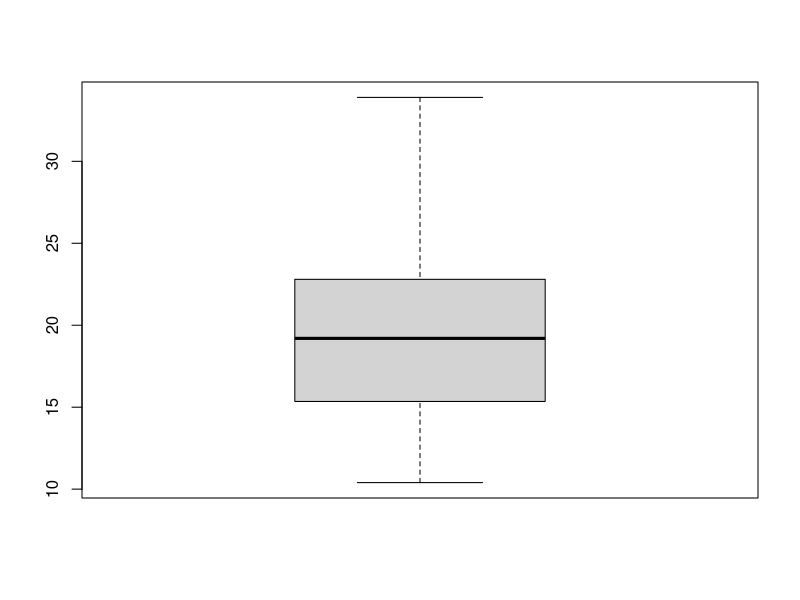
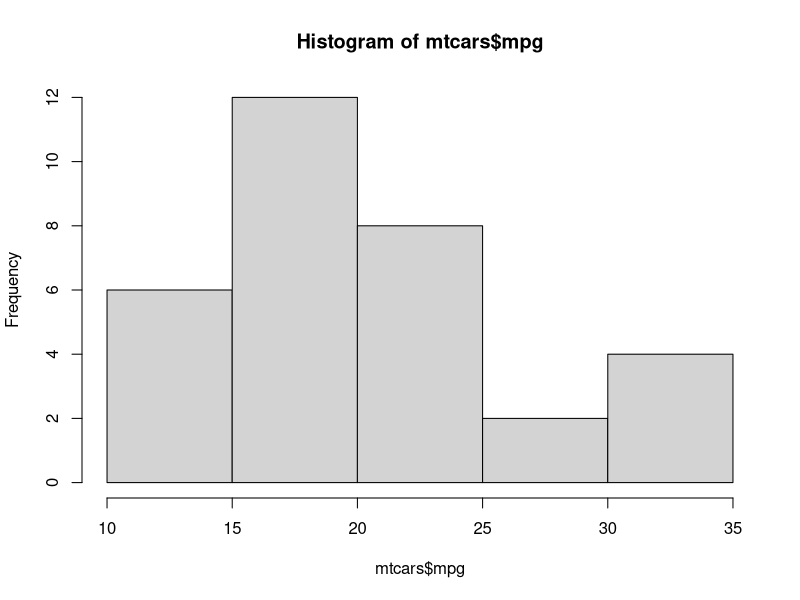

Write the R code that produced these figures, in order.
# Week 2 - Introduction to data frames

# --- DATA FRAMES (similar to spreadsheets) - import or create
# Create a data frame
x <- data.frame(
  names = c("ben", "joe", "steve"),
  ages= c(31, 24, 45)
  )

# Determine number of columns and rows
nrow(x)
ncol(x)

?str
str(x)

# Access columns/variables using $
x$names

# List free data frames in R
data()

x <- mtcars
? mtcars

# Analyse the mtcars data (Motor Trend Car Road Tests)
# Boxplot miles per galloon
boxplot(mtcars$mpg)

#  Create a histogram
hist(mtcars$mpg)
